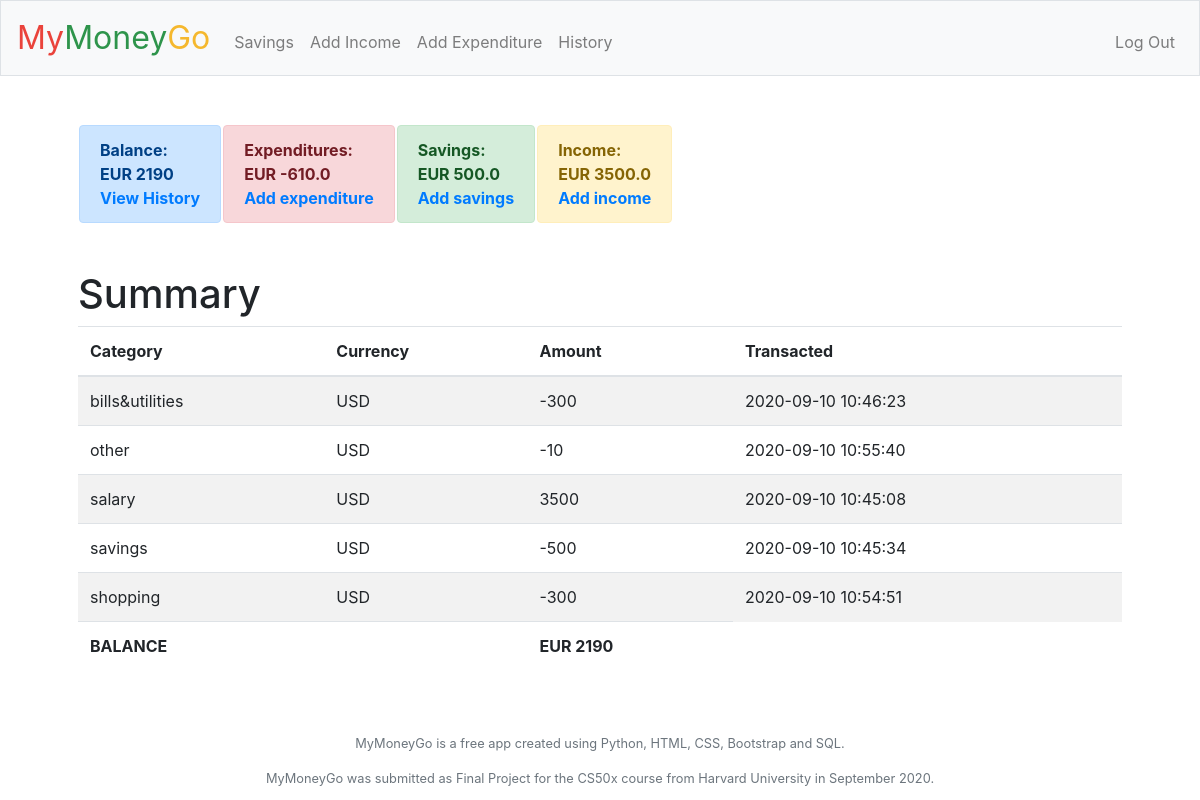
/ (signed in), run on the app's committed database.
### tables this page shows
CREATE TABLE 'users' ('id' INTEGER PRIMARY KEY AUTOINCREMENT NOT NULL, 'username' TEXT NOT NULL, 'hash' TEXT NOT NULL,'balance' NUMERIC NOT NULL DEFAULT 0.00 , 'currency'  varchar(255) );

CREATE TABLE 'transactions' (user_id int, type varchar(255) NOT NULL, category varchar(255), amount NUMERIC, transacted DATETIME NOT NULL DEFAULT CURRENT_TIMESTAMP, 'currency' varchar(255) NOT NULL);

### application.py (the view)
@app.route("/")
@login_required
def index():
    balanceRows = db.execute("SELECT balance, currency from users WHERE id=:user_id", user_id=session["user_id"])
    currentBalance = balanceRows[0]["balance"]
    currency = balanceRows[0]["currency"]
    if currentBalance == 0 and currency == None:
        currency="EUR"
        return render_template("index.html", holdings=None, currentBalance=currentBalance, currency=currency, income=0, expenditure=0, savings=0)
    else:
        rows = db.execute("SELECT category, currency, SUM(amount) as amountTotal, transacted FROM transactions WHERE user_id=:user_id GROUP BY category", user_id=session["user_id"])
        holdings = []
        for row in rows:
            holdings.append({
                "category": row["category"],
                "currency": row["currency"],
                "amount": row["amountTotal"],
                "transacted": row["transacted"]
            })
        balanceRows = db.execute("SELECT balance, currency from users WHERE id=:user_id", user_id=session["user_id"])
        currentBalance = balanceRows[0]["balance"]
        currency = balanceRows[0]["currency"]
        incomeRows = db.execute("SELECT type, SUM(amount) as amountTotal from transactions WHERE user_id=:user_id AND type=:type", user_id=session["user_id"], type="Income")
        if incomeRows[0]["amountTotal"] == None:
            income = 0
        else:
            income = float(incomeRows[0]["amountTotal"])
        expenditureRows = db.execute("SELECT type, SUM(amount) as amountTotal from transactions WHERE user_id=:user_id AND type=:type", user_id=session["user_id"], type="Expenditure")
        if expenditureRows[0]["amountTotal"] == None:
            expenditure = 0
        else:
            expenditure = float(expenditureRows[0]["amountTotal"])
        savingsRows = db.execute("SELECT type, SUM(amount) as amountTotal from transactions WHERE user_id=:user_id AND type=:type", user_id=session["user_id"], type="Savings")
        if savingsRows[0]["amountTotal"] == None:
            savings = 0
        else:
            savings = float(savingsRows[0]["amountTotal"])*-1
        return render_template("index.html", holdings=holdings, currentBalance=currentBalance, currency=currency, income=income, expenditure=expenditure, savings=savings)

### application.py (called while the page is built)
@app.after_request
def after_request(response):
    response.headers["Cache-Control"] = "no-cache, no-store, must-revalidate"
    response.headers["Expires"] = 0
    response.headers["Pragma"] = "no-cache"
    return response

### helpers.py (called while the page is built)
def login_required(f):
    @wraps(f)
    def decorated_function(*args, **kwargs):
        if session.get("user_id") is None:
            return redirect("/login")
        return f(*args, **kwargs)
    return decorated_function

### templates/index.html (shortened to what this page needs)
{% extends "layout.html" %}
{% block main %}
    <table>
        <thead>
            <tr>
                <th>
                    <div class="alert alert-primary" role="alert">Balance:<br>{{currency}} {{currentBalance}}<br><a href="history">View History</a></div>
                </th>
                <th>
                    <div class="alert alert-danger" role="alert">Expenditures:<br>{{currency}} {{expenditure}}<br><a href="expenditure">Add expenditure</a></div>
                </th>
                <th>
                    <div class="alert alert-success" role="alert">Savings:<br>{{currency}} {{savings}}<br><a href="savings">Add savings</a></div>
                </th>
                <th>
                    <div class="alert alert-warning" role="alert">Income:<br>{{currency}} {{income}}<br><a href="income">Add income</a></div>
                </th>
            </tr>
        </thead>
    </table>
    <div>
        <h1>Summary</h1>
    </div>
    <table class="table table-striped">
        <thead>
            <tr>
                <th>Category</th>
                <th>Currency</th>
                <th>Amount</th>
                <th>Transacted</th>
            </tr>
        </thead>
        <tbody>
            {% if holdings==None %}
                <p>No summary to display.</p>
            {% else %}
                {% for holding in holdings %}
                <tr>
                    <td>{{holding["category"]}}</td>
                    <td>{{holding["currency"]}}</td>
                    <td>{{holding["amount"]}}</td>
                    <td>{{holding["transacted"]}}</td>
                </tr>
                {% endfor %}
                <tr>
            {% endif %}
                <td colspan="2"><b>BALANCE</b></td>
                <td><b>{{currency}} {{currentBalance}}</b></td>
            </tr>
        </tbody>
    </table>
{% endblock %}

### static/styles.css (style rules this page uses)
main table { text-align:left; }
h1 { text-align: left; padding-top: 30px; }

### data on the page
users: currency "EUR", balance "2190"
transactions: category "other", currency "USD", amount "-10", transacted "2020-09-10 10:55:40"
transactions: category "salary", currency "USD", amount "3500", transacted "2020-09-10 10:45:08"
transactions: category "savings", currency "USD", amount "-500", transacted "2020-09-10 10:45:34"
transactions: category "shopping", currency "USD", amount "-300", transacted "2020-09-10 10:54:51"

### other printed values
{{ expenditure }} "-610.0"
{{ savings }} "500.0"
{{ income }} "3500.0"
{{ holding["category"] }} "bills&utilities"
{{ holding["currency"] }} "USD"
{{ holding["amount"] }} "-300"
{{ holding["transacted"] }} "2020-09-10 10:46:23"
